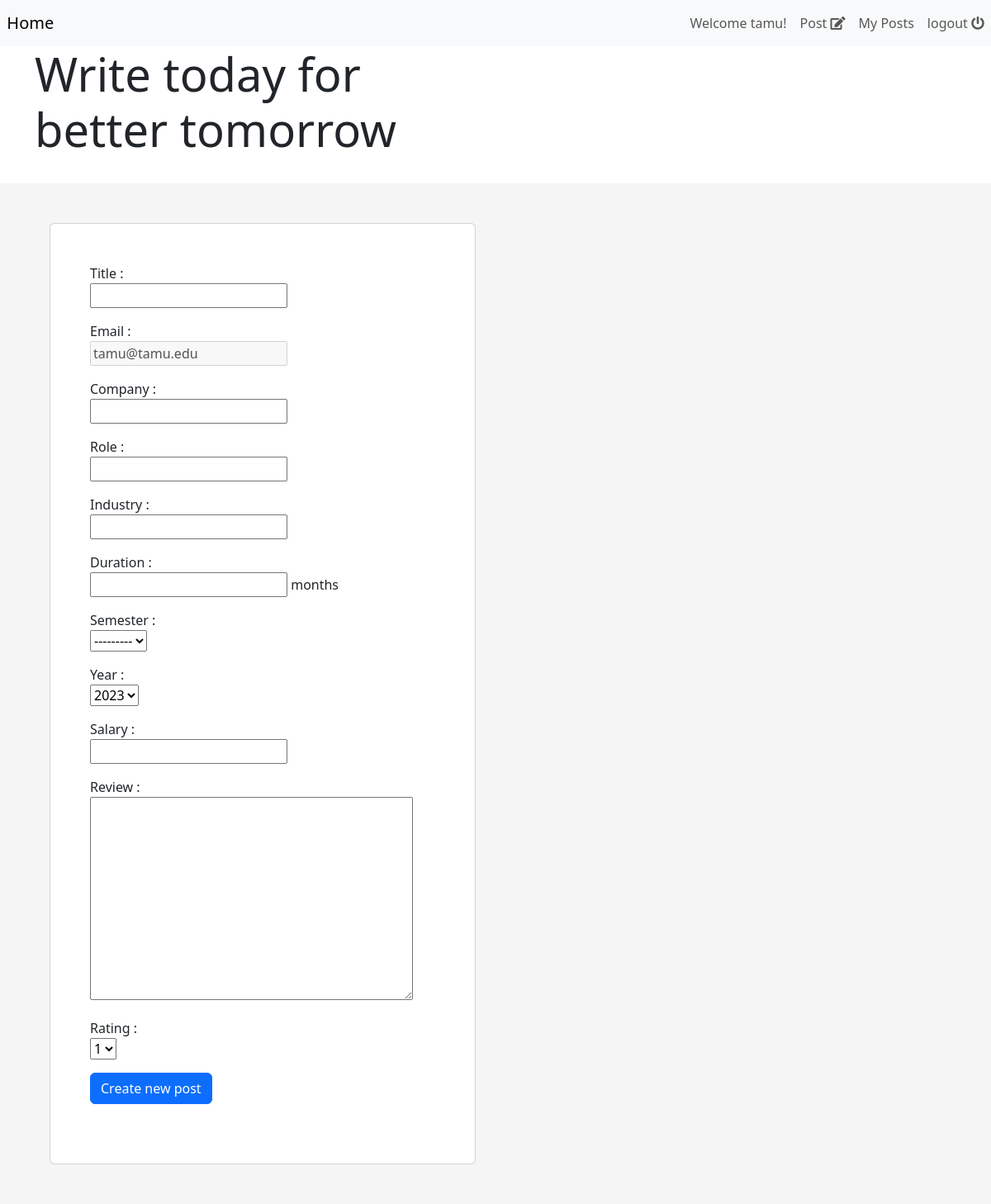
Page /post/create (signed in) on the earlier database version.
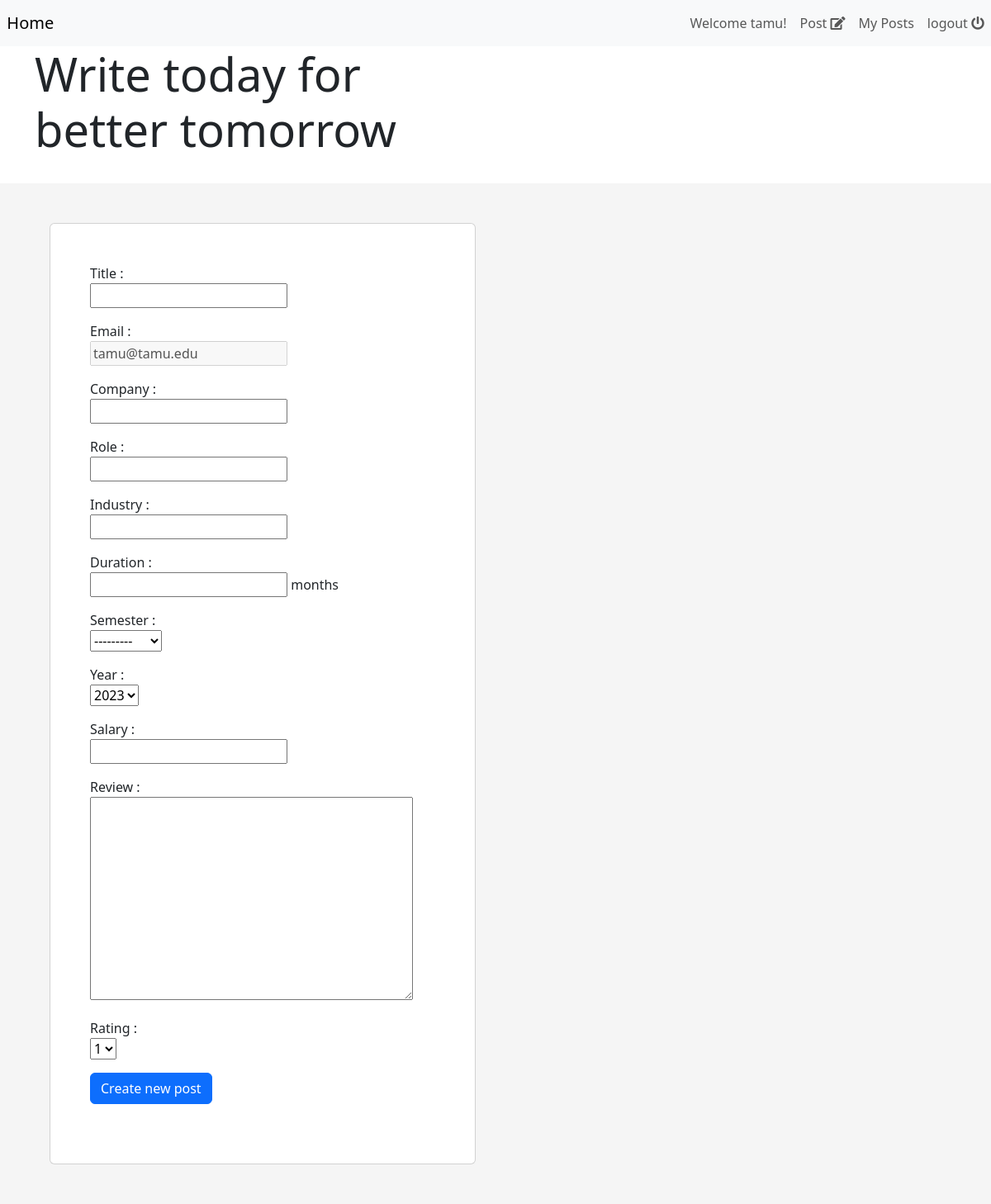
Same page on the later database version.
### post/models.py (models this page shows)
class Semester(models.Model):
    semester = models.CharField(max_length=15)
    def __str__(self):
        return self.semester
    objects = models.Manager()

### post/views.py (the view)
# urls.py: path('post/create', views.create_post, name='create_post'),
def create_post(request):
    if request.method == 'POST':
        post_form = PostForm(request.POST, initial={
            'email': request.user.email})
        if post_form.is_valid():
            post_form.save()
            messages.success(request, f'New post created!')
            return redirect('/posts')
    else:
        post_form = PostForm(initial={
            'email': request.user.email})
    context = {'form': post_form}
    return render(request, 'post/create.html', context)

### post/forms.py
class PostForm(forms.ModelForm):
    semester = forms.ModelChoiceField(
        queryset=Semester.objects.all(), to_field_name='semester')
    review = forms.CharField(widget=forms.Textarea)
    rating = forms.ChoiceField(
        choices=((1, 1), (2, 2), (3, 3), (4, 4), (5, 5)))
    email = forms.EmailField(disabled=True)
    duration = forms.IntegerField(help_text="months")
    year = forms.TypedChoiceField(
        coerce=int, choices=year_choices, initial=current_year)
    class Meta:
        model = Post
        fields = ['title', 'email',
                  'company', 'role', 'industry',
                  'duration',
                  'semester', 'year', 'salary',
                  'industry', 'review', 'rating']

### post/forms.py (called while the page is built)
def current_year():
    return datetime.date.today().year

def year_choices():
    return [(r, r) for r in range(current_year()-10, current_year()+1)]

### post/templates/post/create.html (shortened to what this page needs)
{% extends "../registration/home.html" %} {% block content %}
<div
  class="px-4 py-5 px-md-5 text-center text-lg-start"
  style="background-color: hsl(0, 0%, 96%)"
>
  <div class="container">
    <div class="row gx-lg-5 align-items-center">
      <div class="col-lg-6 mb-5 mb-lg-0">
        <div class="card">
          <div class="card-body py-5 px-md-5">
            <form action="" method="POST">
              {% for field in form %}
              <div>
                <p>
                  {{ field.label }} :<br />
                  {{ field }}
                  <span class="">{{field.help_text}}</span>
                </p>
              </div>
              {% endfor %}
              <button type="submit" class="btn btn-primary btn-block mb-4">
                Create new post
              </button>
            </form>
          </div>
        </div>
      </div>
    </div>
  </div>
</div>
{% endblock content %}

Differences in the rows shown:
added Semester: form "---------"
